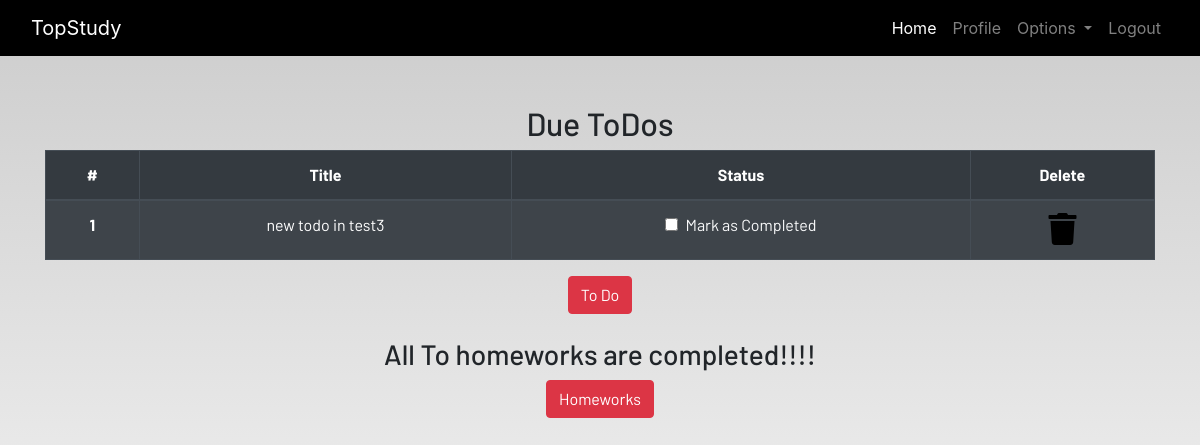
The app's page /profile/ (signed in), older data.
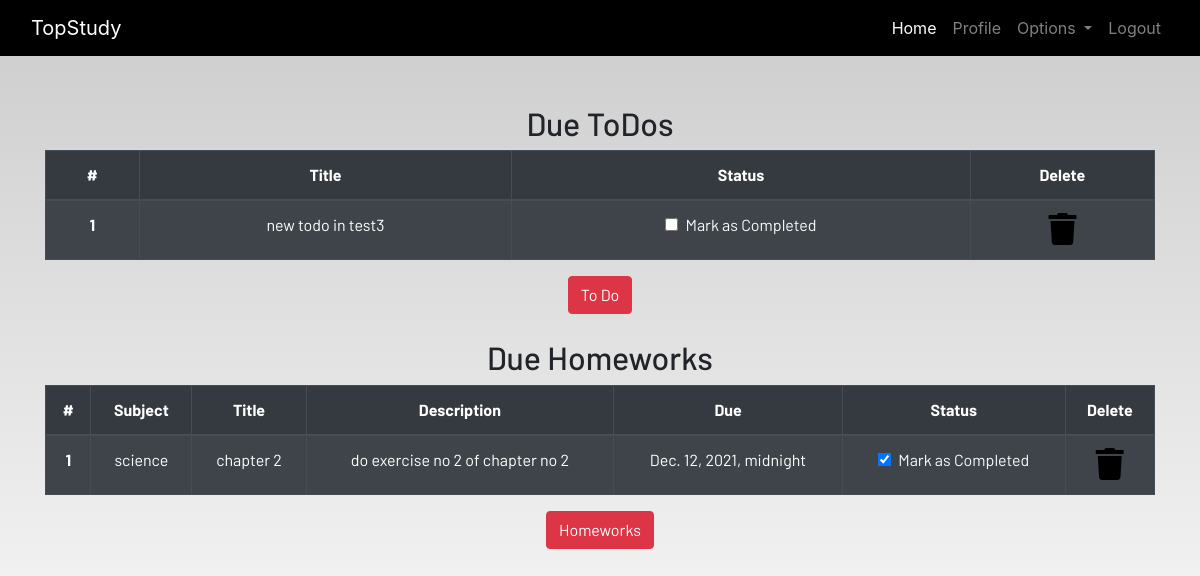
The same page, newer data.
### dashboard/models.py (models this page shows, shortened)
class Todo(models.Model):
    user = models.ForeignKey(User,on_delete=models.CASCADE)
    title = models.CharField(max_length=100)
    is_finished = models.BooleanField(default=False)

class Homework(models.Model):
    user = models.ForeignKey(User,on_delete=models.CASCADE)
    subject = models.CharField(max_length=50)
    title = models.CharField(max_length=100)
    description = models.TextField()
    due = models.DateTimeField()
    is_finished = models.BooleanField(default=False)

### dashboard/views.py (the view)
# urls.py: path('profile/' , dash_views.profile , name="profile"),
def profile(request):
    homeworks = Homework.objects.filter(is_finished= False,user = request.user)
    todos = Todo.objects.filter(is_finished= False,user = request.user)
    if len(homeworks) == 0:
        homework_done = True
    else:
        homework_done = False
    if len(todos) == 0:
        todos_done = True
    else:
        todos_done = False
    context ={
        'homeworks':homeworks,
        'todos':todos,
        'homework_done':homework_done,
        'todos_done':todos_done
    }
    return render(request , "dashboard/profile.html",context)

### dashboard/templates/dashboard/profile.html
{% extends 'dashboard/base.html' %}
{% load static %}
{% load crispy_forms_tags%}
{% block content %}
<section class="text-center">
    <div class="container">
    {% if not todos_done %}
        <h2>Due ToDos</h2>
        <table class="table table-striped table-bordered table-hover table-dark">
            <thead>
                <tr>
                    <th scope="col">#</th>
                    <th scope="col">Title</th>
                    <th scope="col">Status</th>
                    <th scope="col">Delete</th>
                </tr>
            </thead>
            <tbody>
                {% for todo in todos %}
                <tr>
                    <th scope="row">{{forloop.counter}}</th>
                    <td>{{todo.title}}</td>
                    <td>
                        <a href="{% url 'update_todo' todo.id %}">
                            <div class="form-check">
                                {% if todo.is_finished == True %}
                                <input class="form-check-input" type="checkbox" value="" checked >
                                {% else %}
                                <input class="form-check-input" type="checkbox" value=""  >
                                {% endif %}
                                <label class="form-check-label text-light" for="flexCheckDefault">
                                    Mark as Completed
                                </label>
                            </div>
                        </a>
                    </td>
                    <td><a href="{% url 'delete_todo' todo.id %}"><i class="fa fa-trash fa-2x"></i></a></td>
                </tr>
                {% endfor %}
            </tbody>
        </table>
        {% else %}
        <h3>All To dos are completed!!!!</h3>
        {% endif %}
        <a href="{% url 'todo' %}" class="btn btn-danger">To Do</a>
        <br><br>
        {% if not homework_done %}
        <h2>Due Homeworks</h2>
        <table class="table table-striped table-bordered table-hover table-dark">
            <thead>
                <tr>
                    <th scope="col">#</th>
                    <th scope="col">Subject</th>
                    <th scope="col">Title</th>
                    <th scope="col">Description</th>
                    <th scope="col">Due</th>
                    <th scope="col">Status</th>
                    <th scope="col">Delete</th>
                </tr>
            </thead>
            <tbody>
                {% for homework in homeworks %}
                <tr>
                    <th scope="row">{{forloop.counter}}</th>
                    <td>{{homework.subject}}</td>
                    <td>{{homework.title}}</td>
                    <td>{{homework.description}}</td>
                    <td>{{homework.due}}</td>
                    <td>
                        <a href="{% url 'update_homework' homework.id %}">
                            <div class="form-check">
                                {% if homework.is_finished == True %}
                                <input class="form-check-input" type="checkbox" value="" checked >
                                {% else %}
                                <input class="form-check-input" type="checkbox" value="" checked >
                                {% endif %}
                                <label class="form-check-label text-light" for="flexCheckDefault">
                                    Mark as Completed
                                </label>
                            </div>
                        </a>
                    </td>
                    <td><a href="{% url 'delete_homework' homework.id %}"><i class="fa fa-trash fa-2x"></i></a></td>
                </tr>
                {% endfor %}
            </tbody>
        </table>
        {% else %}
        <h3>All To homeworks are completed!!!!</h3>
        {% endif %}
        <a href="{% url 'homework' %}" class="btn btn-danger">Homeworks</a>
    </div>
</section>
{% endblock content %}

Row changes from the older to the newer data that the page shows:
added Homework: subject "science", title "chapter 2", description "do exercise no 2 of chapter no 2", due "Dec. 12, 2021, midnight"
Text that changed along with them:
text no longer shown: "All To homeworks are completed!!!!"
text now shown: "Due Homeworks # Subject Title Description Due Status Delete"
